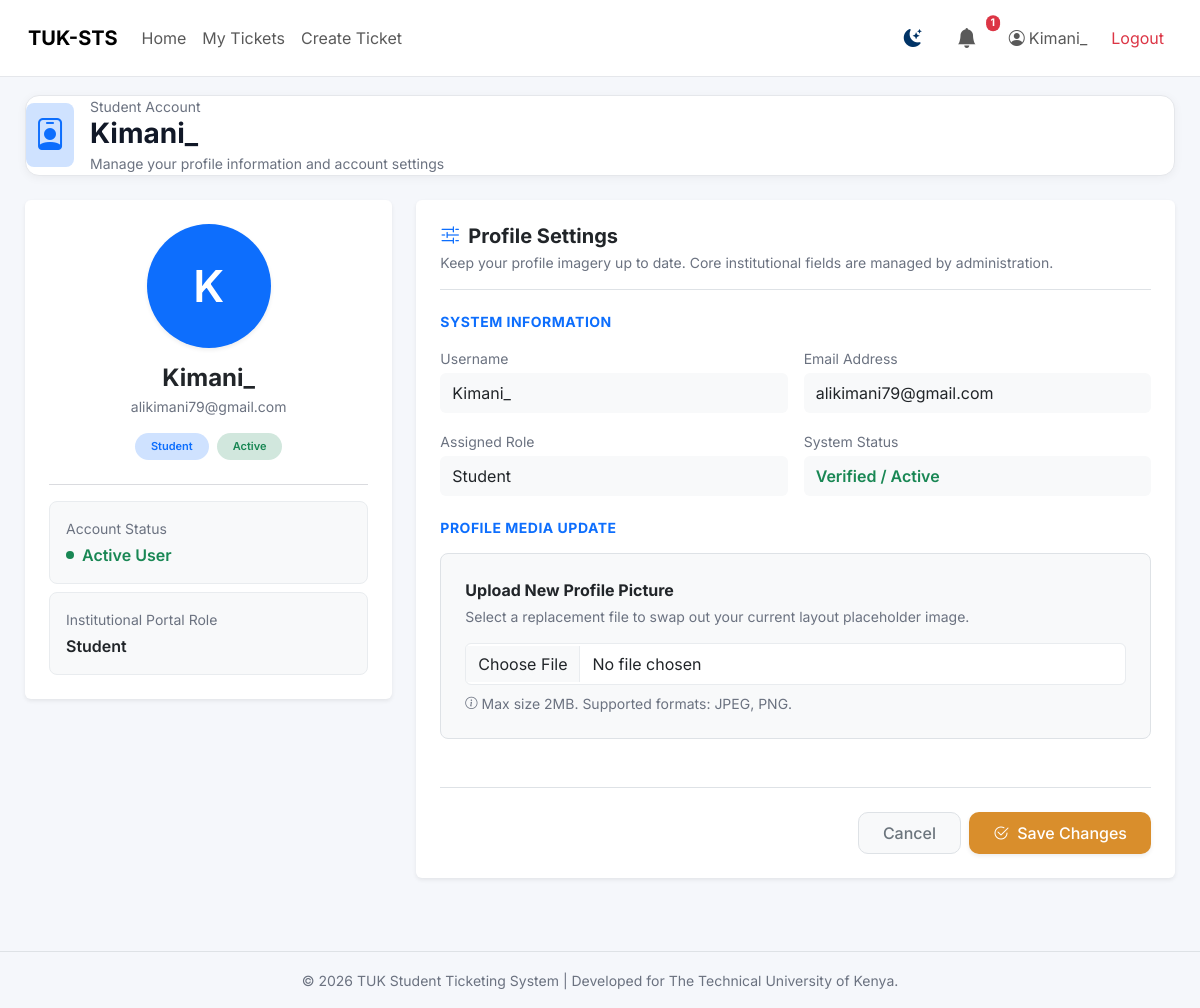
The page /accounts/profile/ (signed in) on the database its author committed.
### accounts/models.py (models this page shows, shortened)
class User(AbstractUser):
    ROLE_STUDENT = "student"
    ROLE_STAFF = "staff"
    ROLE_ADMIN = "admin"
    ROLE_CHOICES = (
        (ROLE_STUDENT, "Student"),
        (ROLE_STAFF, "Staff"),
        (ROLE_ADMIN, "Admin"),
    )
    CATEGORY_CHOICES = (
        ("fees", "Fees"),
        ("clearance", "Clearance"),
        ("results", "Results"),
        ("other", "Other"),
    )
    role = models.CharField(
        max_length=20,
        choices=ROLE_CHOICES,
        default=ROLE_STUDENT
    )
    category = models.CharField(
        max_length=50,
        choices=CATEGORY_CHOICES,
        null=True,
        blank=True
    )
    reg_no = models.CharField(
    max_length=50,
        unique=True,
        blank=True,
        null=True
    )
    phone = models.CharField(max_length=20, blank=True, null=True)
    profile_pic = models.ImageField(
        upload_to='profiles/',
        null=True,
        blank=True
    )

### accounts/views.py (the view)
# urls.py: path("profile/", profile, name="profile"),
@login_required
def profile(request):
    user = request.user
    if request.method == "POST":
        if "profile_pic" in request.FILES:
            user.profile_pic = request.FILES["profile_pic"]
            user.save()
            return redirect("accounts:profile")
    return render(request, "registration/profiles.html", {
        "user": user
    })

### notifications/context_processors.py (called while the page is built)
def unread_notifications_count(request):
    if request.user.is_authenticated:
        return {
            'unread_notifications_count': Notification.objects.filter(user=request.user, is_read=False).count()
        }
    return {'unread_notifications_count': 0}

### templates/registration/profiles.html (shortened to what this page needs)
{% extends 'base.html' %}
{% block content %}
<header class="page-heading d-flex align-items-center justify-content-between flex-wrap gap-3 mb-4">
  <div class="page-heading-copy d-flex align-items-center gap-3">
    <span class="page-icon fs-2 text-primary bg-primary-subtle p-2 rounded-3 d-inline-flex align-items-center justify-content-center">
      <i class="bi bi-person-badge"></i>
    </span>
    <div>
      <p class="text-muted small mb-0">Student Account</p>
      <h1 class="h3 fw-bold mb-0">{{ user.username }}</h1>
      <small class="text-muted">Manage your profile information and account settings</small>
    </div>
  </div>
</header>
<div class="row g-4 align-items-start">
  <aside class="col-12 col-lg-4">
    <div class="card border-0 shadow-sm p-4 text-center">
      <div class="card-body p-0">
        <div class="mb-3 position-relative d-inline-block mx-auto">
          {% if user.profile_pic %}
            <img id="avatarPreview" src="{{ user.profile_pic.url }}"
                 alt="{{ user.username }}'s Profile Picture"
                 class="rounded-circle shadow-sm border border-2 border-light"
                 style="width: 124px; height: 124px; object-fit: cover;">
          {% else %}
            <div id="avatarFallback" class="rounded-circle bg-primary text-white d-flex align-items-center justify-content-center shadow-sm"
                 style="width:124px; height:124px; font-size:44px; font-weight: 600;">
              {{ user.username|first|upper }}
            </div>
          {% endif %}
        </div>
        <h4 class="fw-bold mb-1">{{ user.username }}</h4>
        <p class="text-muted small mb-3">{{ user.email }}</p>
        <div class="d-flex justify-content-center gap-2 mb-4">
          <span class="badge bg-primary-subtle text-primary px-3 py-2 rounded-pill fw-semibold">{{ user.role|title }}</span>
          <span class="badge bg-success-subtle text-success px-3 py-2 rounded-pill fw-semibold">Active</span>
        </div>
        <hr class="text-muted opacity-25">
        <div class="text-start mt-3">
          <div class="p-3 mb-2 border border-light-subtle rounded-3 bg-body-tertiary">
            <small class="text-muted d-block mb-1">Account Status</small>
            <div class="fw-semibold text-success d-flex align-items-center gap-2">
              <span class="p-1 bg-success rounded-circle d-inline-block"></span> Active User
            </div>
          </div>
          <div class="p-3 border border-light-subtle rounded-3 bg-body-tertiary">
            <small class="text-muted d-block mb-1">Institutional Portal Role</small>
            <div class="fw-semibold text-dark">{{ user.role|title }}</div>
          </div>
        </div>
      </div>
    </div>
  </aside>
  <main class="col-12 col-lg-8">
    <div class="card border-0 shadow-sm p-4">
      <div class="card-body p-0">
        <div class="mb-4 border-bottom pb-3">
          <h5 class="fw-bold mb-1 text-dark d-flex align-items-center gap-2">
            <i class="bi bi-sliders2 text-primary"></i> Profile Settings
          </h5>
          <p class="text-muted small mb-0">
            Keep your profile imagery up to date. Core institutional fields are managed by administration.
          </p>
        </div>
        <form method="post" enctype="multipart/form-data" novalidate>
          <div class="mb-4">
            <h6 class="text-uppercase text-primary fw-bold mb-3 small tracking-wider" style="letter-spacing:.5px;">
              System Information
            </h6>
            <div class="row g-3">
              <div class="col-md-6">
                <label class="form-label small text-muted mb-1">Username</label>
                <input type="text" class="form-control bg-light border-0 py-2" value="{{ user.username }}" readonly disabled>
              </div>
              <div class="col-md-6">
                <label class="form-label small text-muted mb-1">Email Address</label>
                <input type="email" class="form-control bg-light border-0 py-2" value="{{ user.email }}" readonly disabled>
              </div>
              <div class="col-md-6">
                <label class="form-label small text-muted mb-1">Assigned Role</label>
                <input type="text" class="form-control bg-light border-0 py-2" value="{{ user.role|title }}" readonly disabled>
              </div>
              <div class="col-md-6">
                <label class="form-label small text-muted mb-1">System Status</label>
                <input type="text" class="form-control bg-light border-0 py-2 text-success fw-semibold" value="Verified / Active" readonly disabled>
              </div>
            </div>
          </div>
          <div class="mb-5">
            <h6 class="text-uppercase text-primary fw-bold mb-3 small tracking-wider" style="letter-spacing:.5px;">
              Profile Media Update
            </h6>
            <div class="p-4 border rounded-3 bg-body-tertiary">
              <label for="profilePicInput" class="form-label fw-bold text-dark mb-1">Upload New Profile Picture</label>
              <p class="text-muted small mb-3">Select a replacement file to swap out your current layout placeholder image.</p>
              <input type="file" id="profilePicInput" name="profile_pic" accept="image/*" class="form-control border-light-subtle shadow-none py-2">
              <div class="form-text text-muted mt-2 d-flex align-items-center gap-1">
                <i class="bi bi-info-circle small"></i> Max size 2MB. Supported formats: JPEG, PNG.
              </div>
            </div>
          </div>
          <div class="d-flex justify-content-end gap-2 border-top pt-4">
            <a href="{% url 'home' %}" class="btn btn-light border px-4 py-2 fw-medium text-secondary">
              Cancel
            </a>
            <button type="submit" class="btn btn-primary px-4 py-2 fw-medium shadow-sm">
              <i class="bi bi-check2-circle me-1"></i> Save Changes
            </button>
          </div>
        </form>
      </div>
    </div>
  </main>
</div>
{% endblock %}

### templates/base.html (shortened to what this page needs)
<!DOCTYPE html>
<html lang="en">
<head>
    {% load static %}
    <link href="https://cdn.jsdelivr.net/npm/bootstrap@5.3.3/dist/css/bootstrap.min.css" rel="stylesheet">
    <link href="https://cdn.jsdelivr.net/npm/bootstrap-icons@1.11.3/font/bootstrap-icons.css" rel="stylesheet">
    <link rel="stylesheet" href="{% static 'css/style.css' %}">
</head>
<body>
<nav class="navbar navbar-expand-lg px-3 fixed-top">
    <div class="container-fluid">
        <a class="navbar-brand fw-bold" href="{% url 'home' %}">
            TUK-STS
        </a>
        <div class="collapse navbar-collapse" id="topNav">
            <ul class="navbar-nav me-auto">
                <li class="nav-item">
                    <a class="nav-link" href="{% url 'accounts:dashboard_redirect' %}">Home</a>
                </li>
                {% if user.is_authenticated %}
                    {% if user.role == "student" %}
                        <li class="nav-item">
                            <a class="nav-link" href="{% url 'tickets:ticket_list' %}">My Tickets</a>
                        </li>
                        <li class="nav-item">
                            <a class="nav-link" href="{% url 'tickets:ticket_create' %}">Create Ticket</a>
                        </li>
                    {% endif %}
                {% endif %}
            </ul>
<ul class="navbar-nav ms-auto align-items-center gap-2">
{% if user.is_authenticated %}
    <li class="nav-item">
        <button id="theme-toggle" title="Toggle Theme">
            <i class="bi bi-moon-stars-fill" id="theme-icon"></i>
        </button>
    </li>
    <li class="nav-item">
        <a class="nav-link position-relative py-2 px-3"
           href="{% url 'notifications:notifications' %}"
           title="Notifications">
            <i class="bi bi-bell-fill fs-5"></i>
        </a>
    </li>
    <li class="nav-item">
        <a class="nav-link d-flex align-items-center gap-1"
           href="{% url 'accounts:profile' %}">
            <i class="bi bi-person-circle"></i>
            {{ user.username }}
        </a>
    </li>
    <li class="nav-item">
        <a class="nav-link text-danger"
           href="{% url 'accounts:logout' %}">
            Logout
        </a>
    </li>
                {% else %}
                    <li class="nav-item">
                        <a class="nav-link" href="{% url 'accounts:login' %}">
                            Login
                        </a>
                    </li>
                {% endif %}
            </ul>
        </div>
    </div>
</nav>
<div class="layout">
    <div class="main">
        {% block content %}{% endblock %}
    </div>
</div>
<footer class="text-center py-3 mt-5 border-top">
    <small class="text-muted">
        © {% now "Y" %} TUK Student Ticketing System | Developed for The Technical University of Kenya.
    </small>
</footer>
</body>
</html>

### static/css/style.css (style rules this page uses)
:root { --bg: #0f172a; --bg-soft: #111827; --surface: #1e293b; --surface-2: #111827; --text: #e5e7eb; --text-soft: #94a3b8; --border: rgba(255,255,255,0.08); --accent: #d98e2c; --accent-dark: #b97419; --success: #22c55e; --warning: #f59e0b; --danger: #ef4444; --info: #3b82f6; --radius: 14px; --shadow: 0 10px 25px rgba(0,0,0,0.3); }
* { box-sizing: border-box; }
body { margin: 0; font-family: 'Inter', sans-serif; background: #0f172a; color: #e5e7eb; }
a { text-decoration: none; color: inherit; }
.layout { padding-top: 70px; }
.main { max-width: 1200px; margin: auto; padding: 25px; }
.navbar { position: fixed; top: 0; left: 0; right: 0; z-index: 1000; background: rgba(15, 23, 42, 0.85); backdrop-filter: blur(10px); padding: 15px 25px; border-bottom: 1px solid var(--border); }
.btn { border-radius: 10px; font-weight: 600; }
.btn-primary { background: var(--accent); border: none; }
.badge { padding: 4px 10px; border-radius: 999px; font-size: 11px; font-weight: 700; }
.text-muted { color: var(--text-soft); }
.fw-bold { font-weight: 700; }

### templates/base.html (style rules this page uses)
body { margin: 0; font-family: 'Inter', sans-serif; background: #f5f7fb; color: #111827; }
p, span, td, th, label, small { color: #111827; }
.text-muted { color: #6b7280 !important; }
.navbar { background: #ffffff; border-bottom: 1px solid #e5e7eb; }
.layout { padding-top: 70px; min-height: 100vh; }
.main { max-width: 1200px; margin: 0 auto; padding: 25px; }
.card-box, .panel, .metric-card, .page-heading { background: #ffffff; border-radius: 14px; border: 1px solid #e5e7eb; box-shadow: 0 2px 10px rgba(0,0,0,0.05); color: #111827; }
.btn-primary { background: #d98e2c; border: none; }
body { transition: background .3s,color .3s; }
.navbar, .card-box, .panel, .metric-card, .page-heading, .table, footer { transition: background .35s ease, color .35s ease, border-color .35s ease; }
#theme-toggle { width:40px; height:40px; border:none; border-radius:50%; background:transparent; display:flex; align-items:center; justify-content:center; font-size:18px; color:#003366; transition:.3s; }

### rows shown on the page
User: username "Kimani_", username|first "K", email "alikimani79@gmail.com", role "Student"
